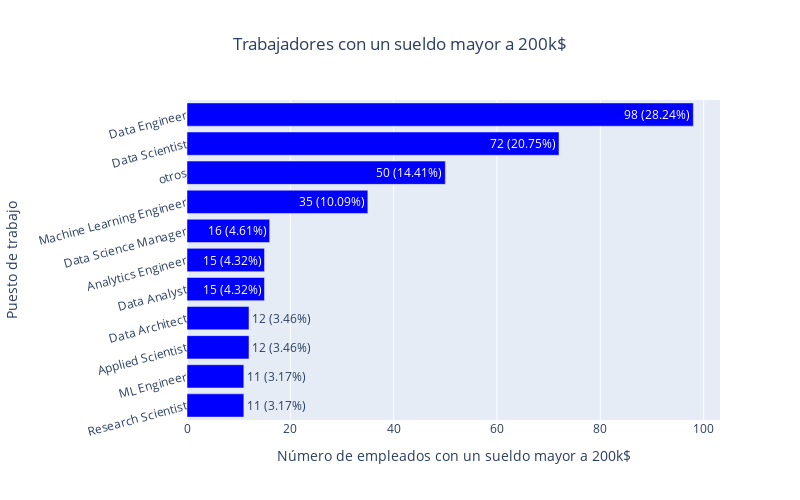

Here is the notebook cell this chart was saved with:
### Code cell
# Construir el gráfico interactivo con Plotly
fig = go.Figure()

# Añadir barras
fig.add_trace(go.Bar(
    y=job_title_counts.index,
    x=job_title_counts.values,
    orientation='h',  # Barras horizontales
    text=[f'{count} ({perc}%)' for count, perc in zip(job_title_counts.values, job_perc)],
    textposition='auto',  # Poner el texto directamente sobre las barras
    marker=dict(color='blue')
))

# Configurar el diseño del gráfico
fig.update_layout(
    title={
        'text': "Trabajadores con un sueldo mayor a 200k$",
        'x': 0.5,
        'xanchor': 'center'
    },
    xaxis_title='Número de empleados con un sueldo mayor a 200k$',
    yaxis_title='Puesto de trabajo',
    yaxis=dict(
        categoryorder='total ascending'  # Invertir el orden del eje Y
    ),
    height=500,
    width=800,
    yaxis_tickangle=-15  # Rotar las etiquetas del eje Y
)

# Mostrar el gráfico
fig.show()

### Figure 1 — Plotly figure (JSON) as saved in the notebook; plotly's stock layout.template omitted (floating-point values rounded to 4 significant figures)
{"data": [{"marker": {"color": "blue"}, "orientation": "h", "text": ["98 (28.24%)", "72 (20.75%)", "50 (14.41%)", "35 (10.09%)", "16 (4.61%)", "15 (4.32%)", "15 (4.32%)", "12 (3.46%)", "12 (3.46%)", "11 (3.17%)", "11 (3.17%)"], "textposition": "auto", "type": "bar", "x": [98, 72, 50, 35, 16, 15, 15, 12, 12, 11, 11], "y": ["Data Engineer", "Data Scientist", "otros", "Machine Learning Engineer", "Data Science Manager", "Data Analyst", "Analytics Engineer", "Applied Scientist", "Data Architect", "Research Scientist", "ML Engineer"]}], "layout": {"height": 500, "title": {"text": "Trabajadores con un sueldo mayor a 200k$", "x": 0.5, "xanchor": "center"}, "width": 800, "xaxis": {"title": {"text": "Número de empleados con un sueldo mayor a 200k$"}}, "yaxis": {"categoryorder": "total ascending", "tickangle": -15, "title": {"text": "Puesto de trabajo"}}}}
